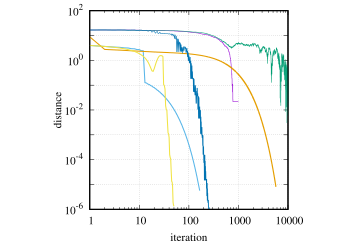

Write the gnuplot code that produced this figure.
set size square
set grid
set log
set yrange [0.000001:100]
set ytics ("10^{-6}" 0.000001, "" 0.00001, "10^{-4}" 0.0001, "" 0.001, "10^{-2}" 0.01, "" 0.1, "10^{0}" 1.0, "" 10.0, "10^{2}" 100.0)
set xlabel 'iteration'
set ylabel 'distance'
set nokey
plot \
"mc_steepest_descent_2d.dat" u 1:5 title "Steepest Descent (MC)" w l ,\
"simulated_annealing_2d.dat" u 1:6 title "Simulated Annealing" w l ,\
"steepest_descent_2d.dat" u 1:5 title "Steepest Descent" w l lw 2,\
"gradient_descent_2d.dat" u 1:5 title "Gradient Descent" w l lw 2,\
"cg_2d.dat" u 1:5 title "Conjugate Gradient" w l lw 2,\
"nelder_mead_2d.dat" u ($0):8 title "Nelder Mead" w l
